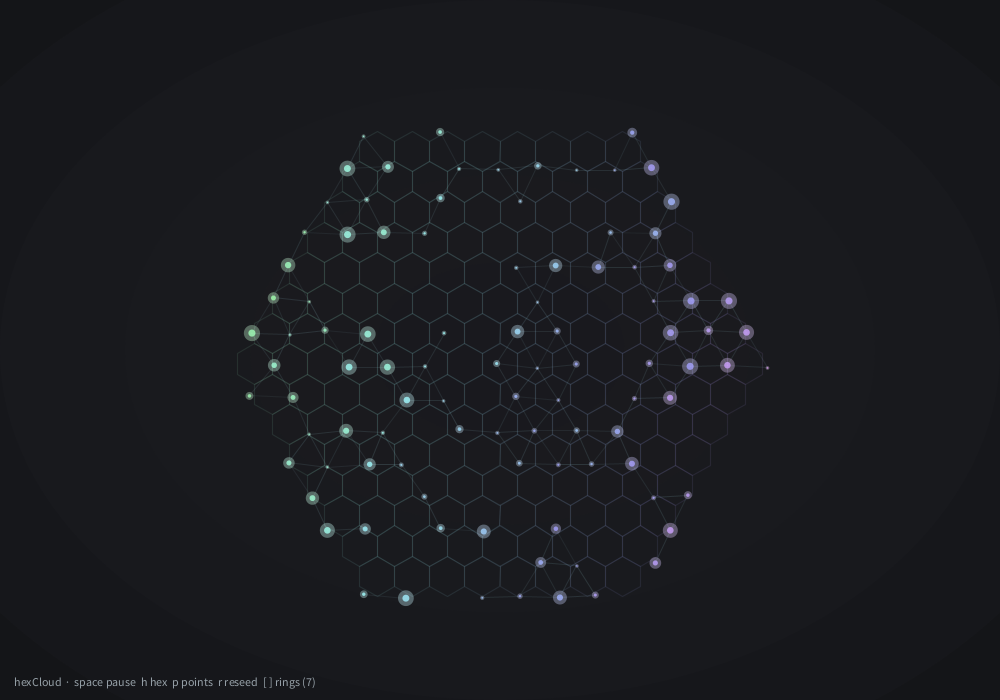
Frame 1 (no input)
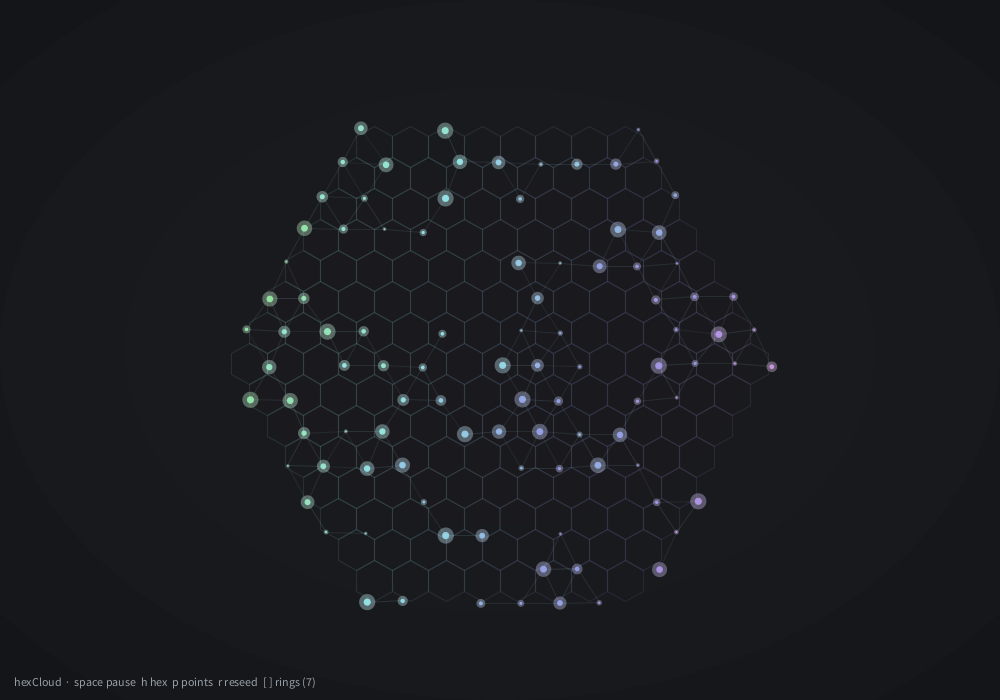
Frame 60 (the mouse pressed at the canvas centre just before this capture)
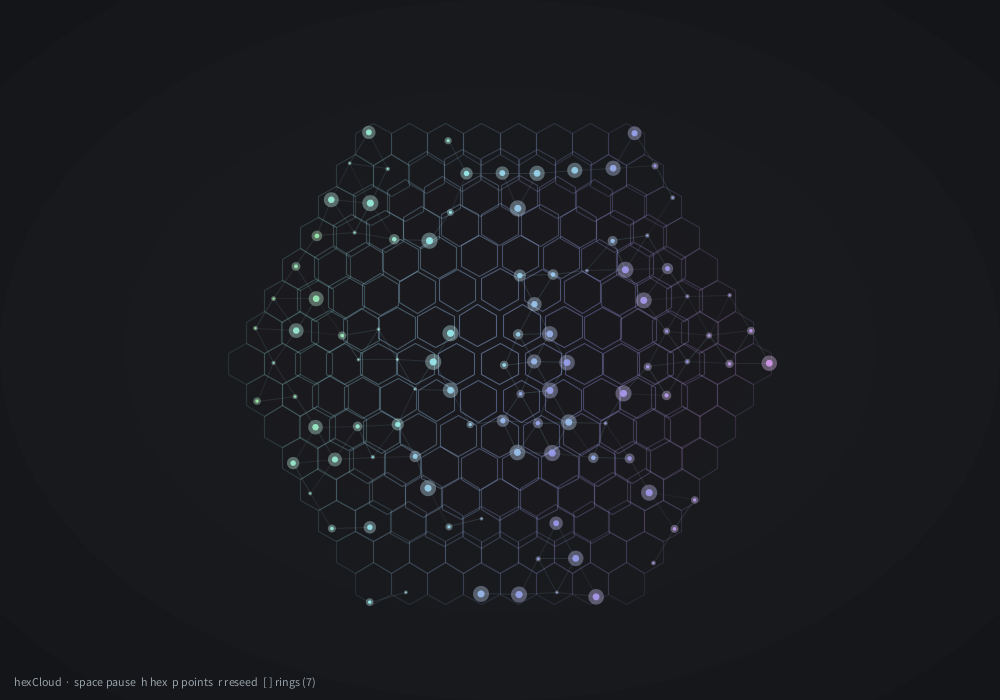
Frame 120 (the mouse held since frame 60 and released just before this capture)

The Processing sketch that drew these frames (run headless with seeded random() and noise(); from frame 60 on, the mouse is pressed at the canvas centre):

// Processing sketch: hexCloud
// ── hexCloud.pde
/**
 * hexCloud — generative hex lattice + drifting points
 *
 * Vibe: soft cloud of hex cells, points breathe along the lattice,
 * mouse warps the field. Inspired by old generative points / hex cloud work.
 * Pair: p5js/hexCloud
 *
 * Controls:
 *   space  — pause
 *   h      — toggle hex wireframe
 *   p      — toggle points
 *   r      — reseed
 *   [ ]    — fewer / more hex rings
 *   mouse  — gravity / warp center
 *
 * Naming: Processing needs Java identifiers (no hyphens). Use hexCloud not hex-cloud.
 */

int rings = 7;
float hexSize = 22;
boolean paused = false;
boolean showHex = true;
boolean showPoints = true;
float t = 0;

ArrayList<PVector> cells;
ArrayList<DriftPoint> points;

void setup() {
  size(1000, 700);
  pixelDensity(displayDensity());
  smooth(8);
  colorMode(HSB, 360, 100, 100, 100);
  rebuild();
}

void rebuild() {
  cells = axialDisk(rings);
  points = new ArrayList<DriftPoint>();
  for (int i = 0; i < cells.size(); i++) {
    if (random(1) < 0.55) {
      points.add(new DriftPoint(cells.get(i).copy(), random(TWO_PI)));
    }
  }
}

void draw() {
  background(230, 18, 8);

  // vignette-ish wash
  noStroke();
  for (int i = 6; i >= 0; i--) {
    fill(230, 12, 10 + i * 1.2, 18);
    ellipse(width * 0.5, height * 0.5, width * 0.25 * i, height * 0.25 * i);
  }

  pushMatrix();
  translate(width * 0.5, height * 0.52);

  float breath = 1.0 + 0.035 * sin(t * 0.7);
  float mx = mouseX - width * 0.5;
  float my = mouseY - height * 0.52;

  if (showHex) {
    for (PVector c : cells) {
      PVector p = axialToPixel(c.x, c.y, hexSize * breath);
      float d = dist(p.x, p.y, mx, my);
      float warp = map(constrain(d, 0, 220), 0, 220, 1.15, 0.92);
      float a = map(constrain(d, 0, 280), 0, 280, 55, 12);
      float hue = (200 + c.x * 8 + c.y * 5 + t * 12) % 360;

      stroke(hue, 35, 85, a);
      strokeWeight(1.1);
      noFill();
      drawHex(p.x * warp, p.y * warp, hexSize * breath * 0.92);
    }
  }

  if (showPoints && !paused) {
    for (DriftPoint dp : points) {
      dp.update(t, mx, my, breath);
    }
  }

  if (showPoints) {
    // trails / links between nearby points
    strokeWeight(1);
    for (int i = 0; i < points.size(); i++) {
      DriftPoint a = points.get(i);
      for (int j = i + 1; j < points.size(); j++) {
        DriftPoint b = points.get(j);
        float d = dist(a.px, a.py, b.px, b.py);
        if (d < hexSize * 2.4) {
          float alpha = map(d, 0, hexSize * 2.4, 40, 0);
          stroke(190, 30, 90, alpha);
          line(a.px, a.py, b.px, b.py);
        }
      }
    }

    noStroke();
    for (DriftPoint dp : points) {
      dp.display();
    }
  }

  popMatrix();

  if (!paused) t += 0.016;

  // HUD
  fill(200, 10, 90, 70);
  textSize(12);
  textAlign(LEFT, BOTTOM);
  text("hexCloud  ·  space pause  h hex  p points  r reseed  [ ] rings (" + rings + ")", 14, height - 12);
}

void keyPressed() {
  if (key == ' ') paused = !paused;
  if (key == 'h' || key == 'H') showHex = !showHex;
  if (key == 'p' || key == 'P') showPoints = !showPoints;
  if (key == 'r' || key == 'R') {
    t = 0;
    rebuild();
  }
  if (key == '[') {
    rings = max(2, rings - 1);
    rebuild();
  }
  if (key == ']') {
    rings = min(14, rings + 1);
    rebuild();
  }
}

// --- hex math (axial coords) ---

ArrayList<PVector> axialDisk(int n) {
  ArrayList<PVector> out = new ArrayList<PVector>();
  for (int q = -n; q <= n; q++) {
    int r1 = max(-n, -q - n);
    int r2 = min(n, -q + n);
    for (int r = r1; r <= r2; r++) {
      out.add(new PVector(q, r));
    }
  }
  return out;
}

PVector axialToPixel(float q, float r, float size) {
  float x = size * (sqrt(3) * q + sqrt(3) / 2.0 * r);
  float y = size * (3.0 / 2.0 * r);
  return new PVector(x, y);
}

void drawHex(float cx, float cy, float size) {
  beginShape();
  for (int i = 0; i < 6; i++) {
    float a = TWO_PI * i / 6.0 + PI / 6.0; // pointy-top-ish flat edges
    vertex(cx + cos(a) * size, cy + sin(a) * size);
  }
  endShape(CLOSE);
}

class DriftPoint {
  PVector cell; // axial home
  float phase;
  float px, py;
  float hue;

  DriftPoint(PVector cell, float phase) {
    this.cell = cell;
    this.phase = phase;
    this.hue = (190 + cell.x * 10 + cell.y * 7 + random(30)) % 360;
  }

  void update(float time, float mx, float my, float breath) {
    PVector home = axialToPixel(cell.x, cell.y, hexSize * breath);
    float wobble = 4.5 * sin(time * 1.3 + phase) + 2.0 * cos(time * 0.9 + phase * 1.7);
    float ang = phase + time * 0.4;
    float ox = cos(ang) * wobble;
    float oy = sin(ang * 1.1) * wobble;

    px = home.x + ox;
    py = home.y + oy;

    // mouse warp
    float d = dist(px, py, mx, my);
    float influence = exp(-d * d / (2 * 140 * 140));
    px += (mx - px) * influence * 0.18;
    py += (my - py) * influence * 0.18;
  }

  void display() {
    float pulse = 2.2 + 1.4 * sin(t * 2.0 + phase);
    fill(hue, 45, 95, 85);
    ellipse(px, py, pulse * 2, pulse * 2);
    fill(hue, 20, 100, 35);
    ellipse(px, py, pulse * 4.5, pulse * 4.5);
  }
}
